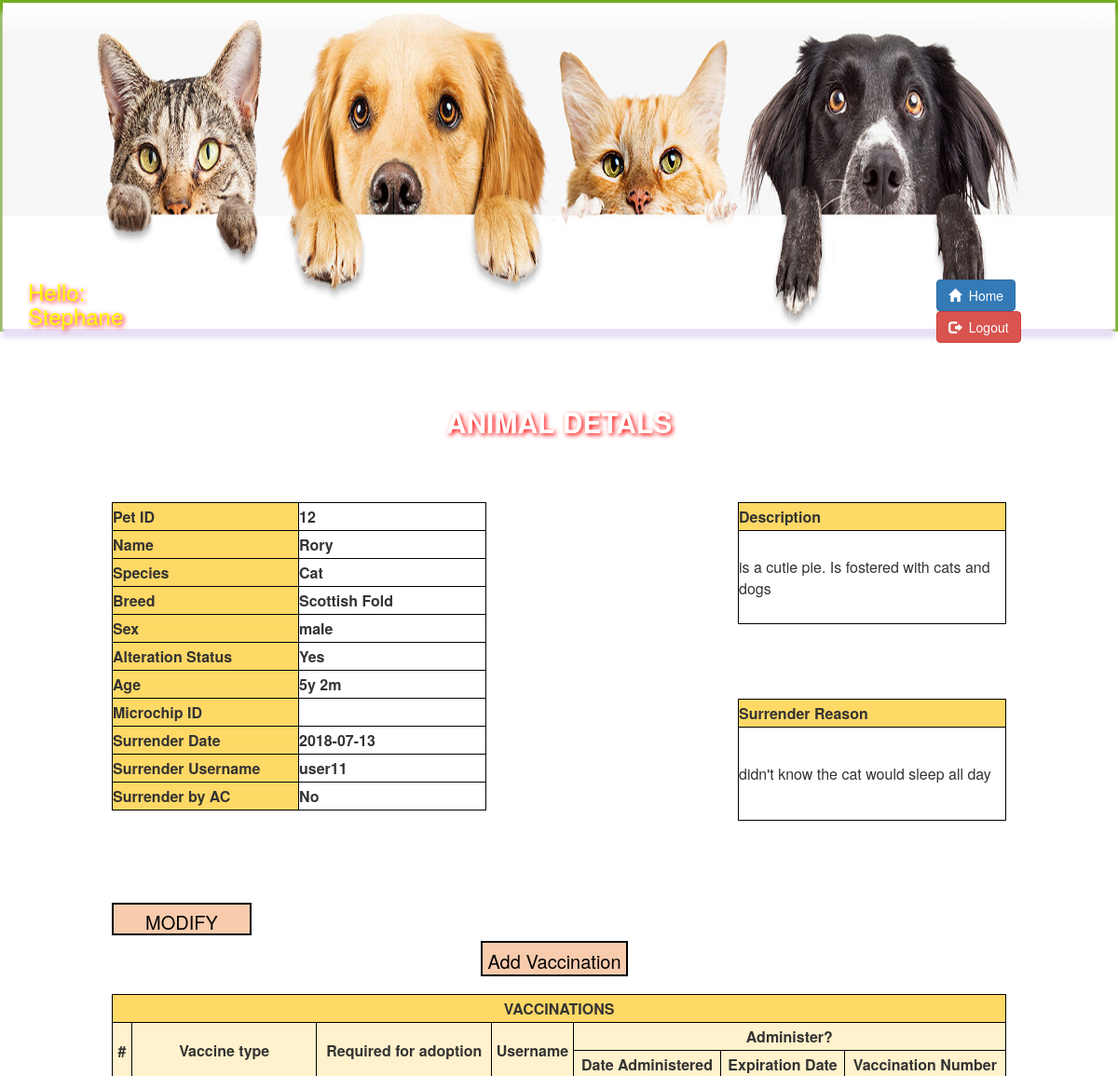
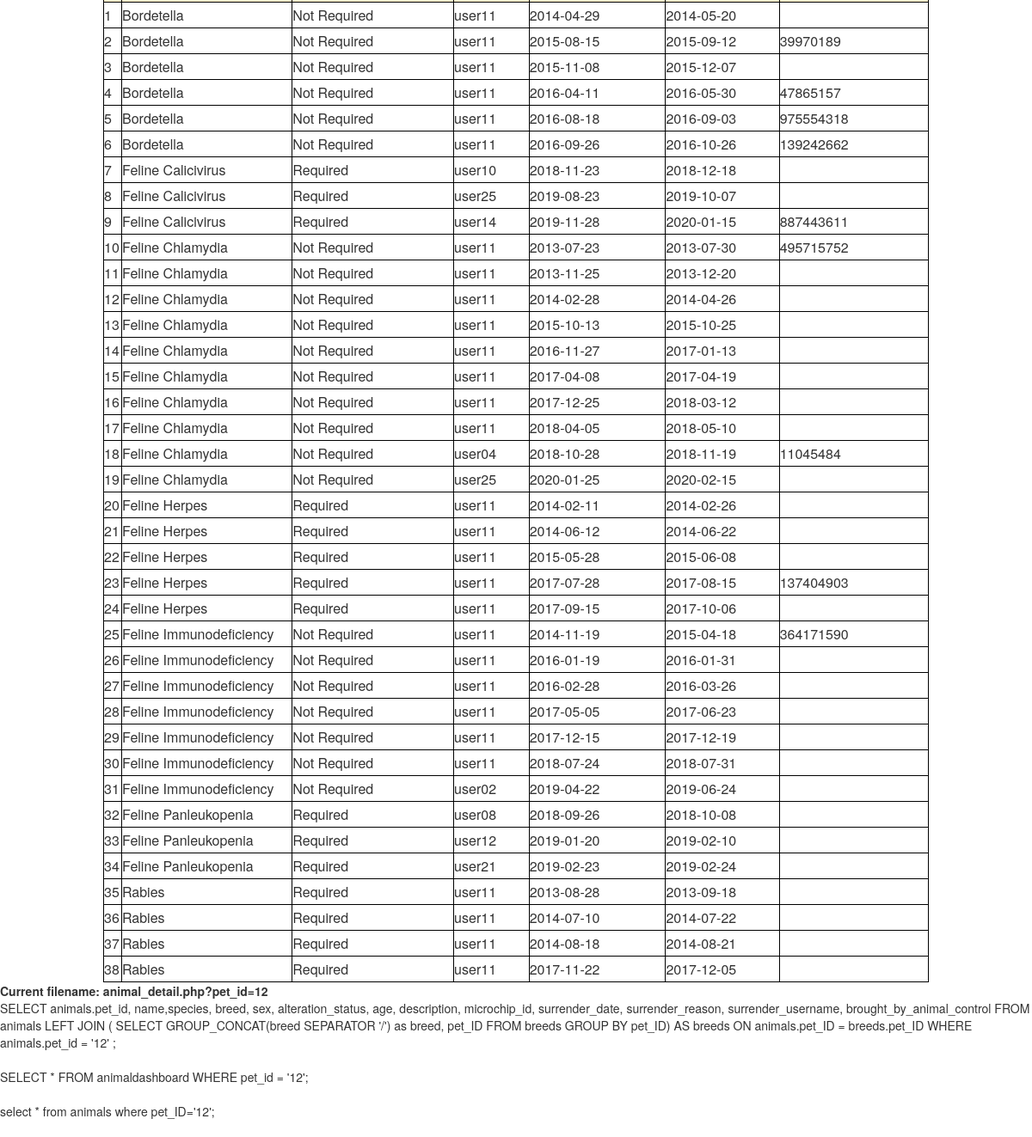
/animal_detail.php?pet_id=12 (signed in), run on the app's committed database (2 pictures, top to bottom).
### tables this page shows
CREATE TABLE `animals` (
  `pet_ID` int(11) NOT NULL,
  `age` float NOT NULL,
  `alteration_status` tinyint(1) NOT NULL,
  `microchip_ID` varchar(50) DEFAULT NULL,
  `sex` varchar(10) NOT NULL,
  `name` varchar(50) NOT NULL,
  `description` text NOT NULL,
  `species` varchar(10) NOT NULL,
  `surrender_date` date NOT NULL,
  `surrender_username` varchar(50) NOT NULL,
  `surrender_reason` text NOT NULL,
  `brought_by_animal_control` tinyint(1) NOT NULL
);

CREATE TABLE `vaccinationadministered` (
  `pet_ID` int(11) NOT NULL,
  `vaccination_type` varchar(50) NOT NULL,
  `date_administered` date NOT NULL,
  `expiration_date` date NOT NULL,
  `username` varchar(50) NOT NULL,
  `vaccination_number` varchar(50) DEFAULT NULL
);

### lib/common.php (called while the page is built, shortened)
<?php
$query_msg = [];
?>

### animal_detail.php (the view, shortened to what this page needs)
<?php
include('lib/common.php');
$pet_id = $_GET['pet_id'];
?>
<html>
 <head>
  	<link rel="stylesheet" href="css/bootstrap.css">
  <link rel="stylesheet" type="text/css" href="css/style.css">
 </head>
 <body style=" background-image:url(img/2.jpg); background-attachment:fixed;">
 <?php include("lib/menu.php"); ?>
 <div class="main"><br><br><br>
 <center><h2 style="font-weight:bold; color:#FFFFFF; text-shadow: 2px 2px 5px red;">
ANIMAL DETALS</h2></center>
<br>
<br><br>
     <form action="animal_detail.php?pet_id=<?php echo $pet_id?>"  method="post">
 <div class="animain">
 <div class="anileft">
 <?php
$id=$_GET['pet_id'];
$query="SELECT animals.pet_id, name,species, breed, sex, alteration_status, age, description, microchip_id, surrender_date, surrender_reason, surrender_username, brought_by_animal_control
FROM animals
LEFT JOIN ( SELECT GROUP_CONCAT(breed SEPARATOR '/') as breed, pet_ID
          FROM breeds
          GROUP BY pet_ID) AS breeds
ON animals.pet_ID = breeds.pet_ID
WHERE animals.pet_id = '$id' ";
$pri=mysqli_query($db, $query);
$row=mysqli_fetch_array($pri);
$age=$row['age'];
 if ($age <12 ) {$age = $age.'m'; } else {$age = floor($age/12) . 'y '. $age%12 . 'm';};
$alteration_status=$row['alteration_status'];
$microchip_ID=$row['microchip_id'];
$sex=$row['sex'];
$name=$row['name'];
$description=$row['description'];
$species=$row['species'];
$breed=$row['breed'];
$surrender_date=$row['surrender_date'];
$surrender_username=$row['surrender_username'];
$surrender_reason=$row['surrender_reason'];
$brought_by_animal_control=$row['brought_by_animal_control'];
if($alteration_status==1){
$alteration_status="Yes";
}
else {
$alteration_status="No";
}
 if($brought_by_animal_control==1){
     $brought_by_animal_control="Yes";
 }
 else {
     $brought_by_animal_control="No";
 }
 ?>
 <table style="background-color:rgba(255, 255, 255, 0.9);">
     <tr>
         <td class="addanitab"> Pet ID </td>
         <td class="addanitxt"><?php echo $id; ?></td>
     </tr>
 <tr>
 <td class="addanitab"> Name </td>
    <td class="addanitxt"> <?php echo $name; ?> </td>
 </tr>
 <tr>
   <td class="addanitab"> Species </td>
    <td class="addanitxt"> <?php echo $species; ?> </td>
 </tr>
 <tr>
 <td class="addanitab"> Breed <?php if (!empty($breed_error)) {echo $breed_error;} ?></td>
     <?php if ($breed == 'Unknown' || $breed == 'Mixed'){
        $option = '<td class="addanitxt"><select name="new_breed[]" class="addanitxt" style="border:none;" multiple>';
        $option = $option . "</select></td>";
        echo $option;}
        else {
            echo '<td class="addanitxt">'  . $breed.  " </td>";
        }
        ?>
 </tr>
 <tr>
 <td class="addanitab"> Sex </td>
    <td class="addanitxt">
        <?php if($sex == 'unknown')
        {
            echo '<select class="addanitxt" style="border:none;" name="new_sex">
                                <option> Select Any Option </option>
                                <option value="male"> Male </option>
                                <option value="female"> Female </option>
                                <option value="unknown"> Unknown </option>
                            </select>';
        }
        else {echo $sex;}
        ?>
    </td>
 </tr>
 <tr>
 <td class="addanitab"> Alteration Status </td>
    <td class="addanitxt">  <?php
        if($alteration_status == 'No') {
            echo '<select class="addanitxt" style="border:none;" name="new_altsta" >
                                <option> Select Any Option </option>
                                <option value="1"> Yes </option>
                                <option value="0"> No </option>
                            </select>';
        }
        else{
        echo $alteration_status;} ?>
    </td>
 </tr>
 <tr>
 <td class="addanitab"> Age </td>
    <td class="addanitxt"> <?php echo $age; ?> </td>
 </tr>
 <tr>
 <td class="addanitab"> Microchip ID </td>
    <td class="addanitxt"><?php
        if ($microchip_ID == '') {
            echo '<input type="text" name="new_micid" class="addanitxt" style="border:none;">';
        }
        else {echo $microchip_ID;}
        ?></td>
 </tr>
 <tr>
 <td class="addanitab"> Surrender Date </td>
    <td class="addanitxt"> <?php echo $surrender_date; ?> </td>
 </tr>
     <tr>
         <td class="addanitab"> Surrender Username </td>
         <td class="addanitxt"> <?php echo $surrender_username; ?> </td>
     </tr>
 <tr>
 <td class="addanitab"> Surrender by AC </td>
    <td class="addanitxt"> <?php echo $brought_by_animal_control; ?></td>
 </tr>
 </table>
 </div>
 <div class="aniright">
 <table>
  <tr>
 <td style="width:250px; background-color:#FFD966; font-weight:bold;"> Description </td>
 </tr>
 <tr>
 <td style="width:330px; background-color:rgba(255, 255, 255, 0.9);  height:100px;"> <?php echo $description; ?> </td>
 </tr>
 </table>
 <br><br><br><br>
 <table>
  <tr>
 <td style="width:250px; background-color:#FFD966; font-weight:bold;"> Surrender Reason </td>
 </tr>
 <tr>
 <td style="width:330px; background-color:rgba(255, 255, 255, 0.9); height:100px;"> <?php echo $surrender_reason; ?> </td>
 </tr>
 </table>
 </div>
 </div>
     <?php
         if ($sex == 'unknown' || $microchip_ID == '' || $breed == 'Unknown' || $breed == 'Mixed' || $alteration_status == 0) {
         echo' <input type="submit" class="main-btn-center" value="MODIFY" name="sub"> ';}
         ?>
     </form>
 <center> <?php
         $query = "SELECT * FROM animaldashboard WHERE pet_id = '$id'";
         $result = mysqli_query($db, $query);
         if (mysqli_num_rows($result) > 0){
             echo '<a href="add_vaccination.php?pet_id='.$id.'&species=' .$species. '" class="main-btn-center"> Add Vaccination </a>';
         }
  ?>
 </center>
<br>
<table class="tablemain">
<tr>
<th colspan="7"> VACCINATIONS </th>
</tr>
<tr>
<td rowspan="2" class="anid"> # </td>
<td rowspan="2" class="anid"> Vaccine type </td>
<td rowspan="2" class="anid"> Required for adoption </td>
    <td rowspan="2" class="anid"> Username </td>
<td colspan="4" style="text-align:center;" class="anid"> Administer? </td>
</tr>
<tr>
<td class="anid"> Date Administered </td>
<td class="anid"> Expiration Date </td>
<td class="anid"> Vaccination Number </td>
</tr>
 <?php
$id=$_GET['pet_id'];
$query="select * from animals where pet_ID='$id'";
$pri=mysqli_query($db, $query);
$row2=mysqli_fetch_array($pri);
$species=$row2['species'];
$n=1;
$query1="SELECT vaccinationadministered.vaccination_type, date_administered, expiration_date, username,
	   CASE WHEN required = 1 THEN 'Required' ELSE 'Not Required' END as required, vaccination_number
FROM vaccinationadministered
LEFT JOIN (SELECT vaccination_type, required
        FROM vaccinationtypes WHERE species = '$species' ) AS vaccinationtypes
ON vaccinationadministered.vaccination_type = vaccinationtypes.vaccination_type
WHERE pet_id = '$id'
ORDER BY vaccinationadministered.vaccination_type, date_administered";
$pri1=mysqli_query($db, $query1);
while($row1=mysqli_fetch_array($pri1)){
$required=$row1['required'];
$vaccination_type=$row1['vaccination_type'];
$username=$row1['username'];
$date_administered=$row1['date_administered'];
$expiration_date=$row1['expiration_date'];
$vaccination_number=$row1['vaccination_number'];
echo "
<tr>
<td> $n </td>
<td> $vaccination_type </td>
<td> $required </td>
<td> $username </td>
<td> $date_administered </td>
<td> $expiration_date </td>
<td> $vaccination_number </td>
</tr>
";
$n++;
}
 ?>
 </table>
 </div>
 <?php include("lib/error.php"); ?>
   </body>
</html>

### lib/menu.php (shortened to what this page needs)
<head>
</head>
			<div id="header">
			<div class="nav_bar">
			<div class="relative">
<img src="img/menbetter.jpg" width="100%" height="350px" style="-webkit-box-shadow: -1px 10px 5px 0px rgba(232,223,245,1);
-moz-box-shadow: -1px 10px 5px 0px rgba(232,223,245,1);
box-shadow: -1px 10px 5px 0px rgba(232,223,245,1);">
</div>
             <div class="absolute">
       <div class="col-lg-12">
	    <div class="col-lg-2">
	<h3 style="text-shadow: 2px 2px 5px red; color:yellow;">	Hello: <?php echo $_SESSION["first_name"]; echo " "; echo $_SESSION["last_name"];?> </h3>
		</div>
                <div class="col-lg-8"> <br>
                  </div>
            <div class="col-lg-2"> <br>
			<a href="animal_dashboard.php" class="btn btn-primary"><span class="glyphicon glyphicon-home"></span >&nbsp; Home</a>
		<a href="logout.php" class="btn btn-danger"><span class="glyphicon glyphicon-log-out"></span>&nbsp; Logout</a>
		</div>
		   </div>
            </div>
			</div>

### lib/error.php (shortened to what this page needs)
   <?php if($query_msg) {  ?>
   <div class='query'>
        <div class=query_msg'>
           <?php
               foreach ($query_msg as $query) {
                   echo $query . NEWLINE;
                }
           ?>
       </div>
   </div>
<?php } ?>

### css/style.css (style rules this page uses)
.main-btn-center { background-color:#F8CBAD; color:#000000; width:150px; height:35px; margin-right:10px; border:2px solid #000000; text-align:center; font-size:20px; padding-left:5px; padding-right:5px; text-decoration:none; padding-top:5px; }
.main { width:80%; height:auto; margin-left:10%; }
.tablemain { border:1px solid #000000; width:100%; background-color: rgba(255, 255, 255, 0.9); }
td { border:1px solid #000000; height:30px; }
th { text-align:center; border:1px solid #000000; background-color:#FFD966; height:30px; font-weight:bold; }
.addanitab { background-color:#FFD966; width:200px; font-weight:bold; }
.addanitxt { width:200px; font-weight:bold; }
.anileft { float:left; width:50%; }
.aniright { float:right; width:30%; }
.animain { width:100%; height:430px;; }
.anid { background-color:#FFF2CC; font-weight:bold; text-align:center; }

### lib/menu.php (style rules this page uses)
div.relative { position: relative; border: 3px solid #73AD21; }
div.absolute { position: absolute; width:100%; top: 280px; }

### data on the page
animals: name "Rory", species "Cat", sex "male", alteration_status "Yes", age "5y 2m", surrender_date "2018-07-13", surrender_username "user11", brought_by_animal_control "No", description "is a cutie pie. Is fostered with cats and dogs", surrender_reason "didn't know the cat would sleep all day"
vaccinationadministered: vaccination_type "Bordetella", required "Not Required", username "user11", date_administered "2014-04-29", expiration_date "2014-05-20"
vaccinationadministered: vaccination_type "Bordetella", required "Not Required", username "user11", date_administered "2015-08-15", expiration_date "2015-09-12", vaccination_number "39970189"
vaccinationadministered: vaccination_type "Bordetella", required "Not Required", username "user11", date_administered "2015-11-08", expiration_date "2015-12-07"
vaccinationadministered: vaccination_type "Bordetella", required "Not Required", username "user11", date_administered "2016-04-11", expiration_date "2016-05-30", vaccination_number "47865157"
vaccinationadministered: vaccination_type "Bordetella", required "Not Required", username "user11", date_administered "2016-08-18", expiration_date "2016-09-03", vaccination_number "975554318"
vaccinationadministered: vaccination_type "Bordetella", required "Not Required", username "user11", date_administered "2016-09-26", expiration_date "2016-10-26", vaccination_number "139242662"
vaccinationadministered: vaccination_type "Feline Calicivirus", required "Required", username "user10", date_administered "2018-11-23", expiration_date "2018-12-18"
vaccinationadministered: vaccination_type "Feline Calicivirus", required "Required", username "user25", date_administered "2019-08-23", expiration_date "2019-10-07"
vaccinationadministered: vaccination_type "Feline Calicivirus", required "Required", username "user14", date_administered "2019-11-28", expiration_date "2020-01-15", vaccination_number "887443611"
vaccinationadministered: vaccination_type "Feline Chlamydia", required "Not Required", username "user11", date_administered "2013-07-23", expiration_date "2013-07-30", vaccination_number "495715752"
vaccinationadministered: vaccination_type "Feline Chlamydia", required "Not Required", username "user11", date_administered "2013-11-25", expiration_date "2013-12-20"
vaccinationadministered: vaccination_type "Feline Chlamydia", required "Not Required", username "user11", date_administered "2014-02-28", expiration_date "2014-04-26"
vaccinationadministered: vaccination_type "Feline Chlamydia", required "Not Required", username "user11", date_administered "2015-10-13", expiration_date "2015-10-25"
vaccinationadministered: vaccination_type "Feline Chlamydia", required "Not Required", username "user11", date_administered "2016-11-27", expiration_date "2017-01-13"
vaccinationadministered: vaccination_type "Feline Chlamydia", required "Not Required", username "user11", date_administered "2017-04-08", expiration_date "2017-04-19"
vaccinationadministered: vaccination_type "Feline Chlamydia", required "Not Required", username "user11", date_administered "2017-12-25", expiration_date "2018-03-12"
vaccinationadministered: vaccination_type "Feline Chlamydia", required "Not Required", username "user11", date_administered "2018-04-05", expiration_date "2018-05-10"
vaccinationadministered: vaccination_type "Feline Chlamydia", required "Not Required", username "user04", date_administered "2018-10-28", expiration_date "2018-11-19", vaccination_number "11045484"
vaccinationadministered: vaccination_type "Feline Chlamydia", required "Not Required", username "user25", date_administered "2020-01-25", expiration_date "2020-02-15"
vaccinationadministered: vaccination_type "Feline Herpes", required "Required", username "user11", date_administered "2014-02-11", expiration_date "2014-02-26"
vaccinationadministered: vaccination_type "Feline Herpes", required "Required", username "user11", date_administered "2014-06-12", expiration_date "2014-06-22"
vaccinationadministered: vaccination_type "Feline Herpes", required "Required", username "user11", date_administered "2015-05-28", expiration_date "2015-06-08"
vaccinationadministered: vaccination_type "Feline Herpes", required "Required", username "user11", date_administered "2017-07-28", expiration_date "2017-08-15", vaccination_number "137404903"
vaccinationadministered: vaccination_type "Feline Herpes", required "Required", username "user11", date_administered "2017-09-15", expiration_date "2017-10-06"
vaccinationadministered: vaccination_type "Feline Immunodeficiency", required "Not Required", username "user11", date_administered "2014-11-19", expiration_date "2015-04-18", vaccination_number "364171590"
vaccinationadministered: vaccination_type "Feline Immunodeficiency", required "Not Required", username "user11", date_administered "2016-01-19", expiration_date "2016-01-31"
vaccinationadministered: vaccination_type "Feline Immunodeficiency", required "Not Required", username "user11", date_administered "2016-02-28", expiration_date "2016-03-26"
vaccinationadministered: vaccination_type "Feline Immunodeficiency", required "Not Required", username "user11", date_administered "2017-05-05", expiration_date "2017-06-23"
vaccinationadministered: vaccination_type "Feline Immunodeficiency", required "Not Required", username "user11", date_administered "2017-12-15", expiration_date "2017-12-19"
vaccinationadministered: vaccination_type "Feline Immunodeficiency", required "Not Required", username "user11", date_administered "2018-07-24", expiration_date "2018-07-31"
vaccinationadministered: vaccination_type "Feline Immunodeficiency", required "Not Required", username "user02", date_administered "2019-04-22", expiration_date "2019-06-24"
vaccinationadministered: vaccination_type "Feline Panleukopenia", required "Required", username "user08", date_administered "2018-09-26", expiration_date "2018-10-08"
vaccinationadministered: vaccination_type "Feline Panleukopenia", required "Required", username "user12", date_administered "2019-01-20", expiration_date "2019-02-10"
vaccinationadministered: vaccination_type "Feline Panleukopenia", required "Required", username "user21", date_administered "2019-02-23", expiration_date "2019-02-24"
vaccinationadministered: vaccination_type "Rabies", required "Required", username "user11", date_administered "2013-08-28", expiration_date "2013-09-18"
vaccinationadministered: vaccination_type "Rabies", required "Required", username "user11", date_administered "2014-07-10", expiration_date "2014-07-22"
vaccinationadministered: vaccination_type "Rabies", required "Required", username "user11", date_administered "2014-08-18", expiration_date "2014-08-21"
vaccinationadministered: vaccination_type "Rabies", required "Required", username "user11", date_administered "2017-11-22", expiration_date "2017-12-05"

### other printed values
$_SESSION["first_name"] "Stephane"
$id "12"
$breed "Scottish Fold"
$query "Current filename: animal_detail.php?pet_id=12"
$query "SELECT * FROM animaldashboard WHERE pet_id = '12';"
$query "select * from animals where pet_ID='12';"
